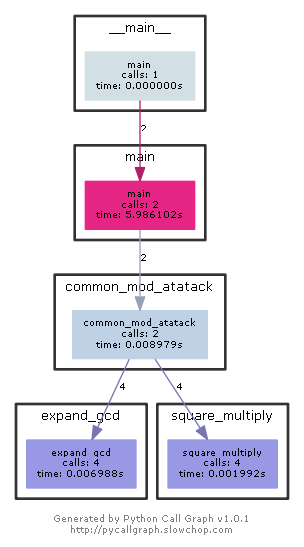

The script that drew this image:
from pycallgraph import Config
from pycallgraph import GlobbingFilter
from pycallgraph import PyCallGraph
from pycallgraph.output import GraphvizOutput

def square_multiply(a, n, m):  # 平方乘算法
    t = a % m
    result = 1
    judge = 1
    while n > 0:
        if judge & n:
            result = (result * t) % m
        n = n >> 1
        t = (t * t) % m
    return result


def expand_gcd(a, b):  # 欧几里得拓展算法

    # 前要判断
    if a == 0:
        if b > 0:
            return 0, 1, b
        else:
            return 0, -1, -b
    if b == 0:
        return 1, 0, a
    if a == 1 and b == 1:
        return 1, 0, 1
    # 准备工作
    t = 1  # 偏项，以便后续列表从i=-1开始，t+i表示第i项
    r = [a, b]
    x = [1, 0]
    y = [0, 1]
    q = [0, 0]

    i = -1

    q.append(r[t + i] // r[t + i + 1])  # q1

    i = 1
    while True:
        x_new = x[t + i - 2] - q[t + i] * x[t + i - 1]  # xi
        y_new = y[t + i - 2] - q[t + i] * y[t + i - 1]  # yi
        x.append(x_new)
        y.append(y_new)

        r_new = a * x[t + i] + b * y[t + i]  # ri
        if r_new == 0:
            break
        r.append(r_new)
        q_new = r[t + i - 1] // r[t + i]
        q.append(q_new)
        i = i + 1
    x_, y_, r_ = x[t + i - 1], y[t + i - 1], r[t + i - 1]

    if r_ < 0:
        x_ = -x_
        y_ = -y_
        r_ = -r_
    if x_ < 0:
        while x_ < 0:
            x_ = abs(b) // r_ + x_
        y_ = (r_ - a * x_) // b
    x_ = int(x_)
    y_ = int(y_)
    r_ = int(r_)
    return x_, y_, r_


def common_mod_atatack(e1, e2, c1, c2, N):
    s1, s2, r = expand_gcd(e1, e2)
    s2 = -s2
    c2 = expand_gcd(c2, N)[0]
    res = (square_multiply(c1, s1, N) * square_multiply(c2, s2, N)) % N

    return res


def main():
    e1 = int(input().strip())
    e2 = int(input().strip())
    c1 = int(input().strip())
    c2 = int(input().strip())
    N = int(input().strip())

    ans = common_mod_atatack(e1, e2, c1, c2, N)

    print(ans)


if __name__ == "__main__":
    ############################################################################
    '''
        生成函数调用图
    '''
    config = Config()
    config.trace_filter = GlobbingFilter(
        include=[
            '*'
        ]
    )
    config.trace_filter = GlobbingFilter(
        exclude=['pycallgraph.*']
    )
    ############################################################################

    graphviz = GraphvizOutput()
    graphviz.output_file = '共模攻击.png'
    with PyCallGraph(output=graphviz, config=config):
        main()
        main()
